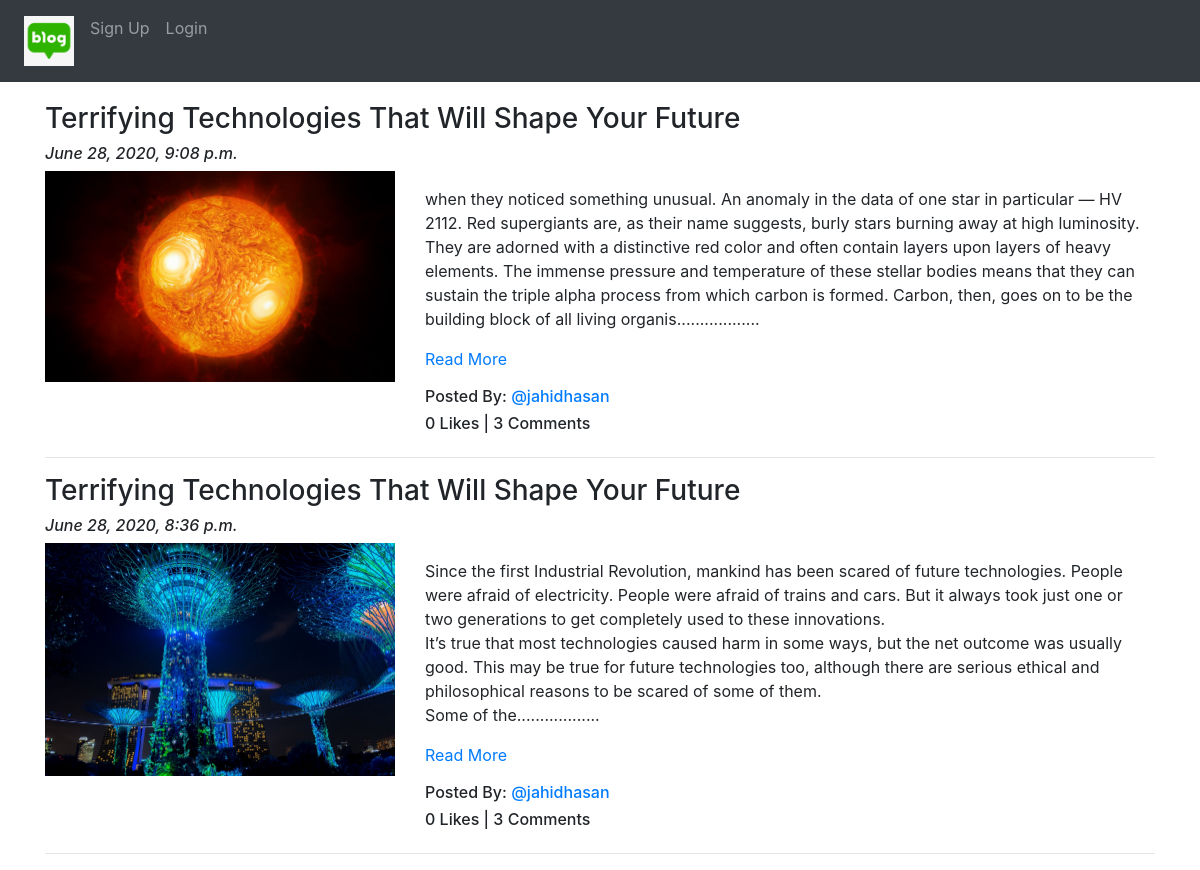
Screenshot of /blog/ with the database file from the repository.
### App_Blog/models.py (models this page shows, shortened)
class Blog(models.Model):
    author = models.ForeignKey(User, on_delete=models.CASCADE, related_name='post_author')
    blog_title = models.CharField(max_length=264, verbose_name="Put a Title")
    slug = models.SlugField(max_length=264, unique=True)
    blog_content = models.TextField(verbose_name="What is on your mind?")
    blog_image = models.ImageField(upload_to='blog_images', verbose_name="Image")
    publish_date = models.DateTimeField(auto_now_add=True)
    update_date = models.DateTimeField(auto_now=True)
    class Meta:
        ordering = ['-publish_date',]

### App_Blog/views.py (the view)
# urls.py: path('', views.BlogList.as_view(), name='blog_list'),
class BlogList(ListView):
    context_object_name = 'blogs'
    model = Blog
    template_name = 'App_Blog/blog_list.html'

### App_Blog/templatetags/custom_filters.py (called while the page is built)
def range_filter(value):
    return value[0:500] + ".................."

### templates/App_Blog/blog_list.html (shortened to what this page needs)
{% extends 'index.html' %}
{% load custom_filters %}
{% block body_block %}
{% for blog in blogs %}
<h3>{{blog.blog_title}}</h3>
<h6><i>{{blog.publish_date}}</i></h6>
<div class="row">
  <div class="col-sm-4">
    <img src="/media/{{blog.blog_image}}" alt="{{blog.blog_title}}" title="{{blog.blog_title}}" width="100%">
  </div>
  <div class="col-sm-8">
    <p>{{blog.blog_content|range_filter|linebreaks}}<a href="{% url 'App_Blog:blog_details' slug=blog.slug %}">Read More</a></p>
    <h6>Posted By: <a href="#">@{{blog.author}}</a></h6>
    <h6>{{blog.liked_blog.count}} Likes | {{blog.blog_comment.count}} Comments</h6>
  </div>
</div>
<hr>
{% endfor %}
{% endblock %}

### templates/index.html (shortened to what this page needs)
<!DOCTYPE html>
{% load static %}
<html lang="en" dir="ltr">
<head>
  <link rel="stylesheet" href="https://maxcdn.bootstrapcdn.com/bootstrap/4.4.1/css/bootstrap.min.css">
  <link href="https://maxcdn.bootstrapcdn.com/font-awesome/4.7.0/css/font-awesome.min.css" rel="stylesheet">
</head>
<body>
  <nav class="navbar navbar-expand-sm bg-dark navbar-dark">
    <ul class="navbar-nav">
      <li class="nav-item active">
        <a class="nav-link" href="{% url 'index' %}"><img src="/media/logo.png" width="50px"></a>
      </li>
      {% if user.is_authenticated %}
      <div class="nav-item dropdown">
        <a class="nav-link dropdown-toggle" href="#" id="navbardrop" data-toggle="dropdown">
          @{{user.username}}
        </a>
        <div class="dropdown-menu">
          <a class="dropdown-item" href="{% url 'App_Blog:create_blog' %}">Write Blog</a>
          <a class="dropdown-item" href="{% url 'App_Blog:my_blogs' %}">My Blogs</a>
          <a class="dropdown-item" href="{% url 'App_Login:profile' %}">Your Profile</a>
          <hr>
          <a class="dropdown-item" href="{% url 'App_Login:logout' %}">Logout</a>
        </div>
      </div>
      {% else %}
      <li class="nav-item">
        <a class="nav-link" href="{% url 'App_Login:signup' %}">Sign Up</a>
      </li>
      <li class="nav-item">
        <a class="nav-link" href="{% url 'App_Login:login' %}">Login</a>
      </li>
      {% endif %}
    </ul>
  </nav>
  <div class="container" style="padding-top:20px">
    {% block body_block %}
    {% endblock %}
  </div>
</body>
</html>

### rows the page displays
Blog: blog_title "Terrifying Technologies That Will Shape Your Future", publish_date "June 28, 2020, 9:08 p.m.", blog_image (picture), blog_content|range_filter "when they noticed something unusual. An anomaly in the data of one star in particular — HV 2112. Red supergiants are, as their name suggests, burly stars burning away at high luminosity. They are adorned with a distinctive red color and often contain layers upon layers of heavy elements. The immense pressure and temperature of these stellar bodies means that they can sustain the triple alpha process from which carbon is formed. Carbon, then, goes on to be the building block of all living organis..................", author "jahidhasan", liked_blog.count "0", blog_comment.count "3"
Blog: blog_title "Terrifying Technologies That Will Shape Your Future", publish_date "June 28, 2020, 8:36 p.m.", blog_image (picture), blog_content|range_filter "Since the first Industrial Revolution, mankind has been scared of future technologies. People were afraid of electricity. People were afraid of trains and cars. But it always took just one or two generations to get completely used to these innovations. It’s true that most technologies caused harm in some ways, but the net outcome was usually good. This may be true for future technologies too, although there are serious ethical and philosophical reasons to be scared of some of them. Some of the..................", author "jahidhasan", liked_blog.count "0", blog_comment.count "3"
